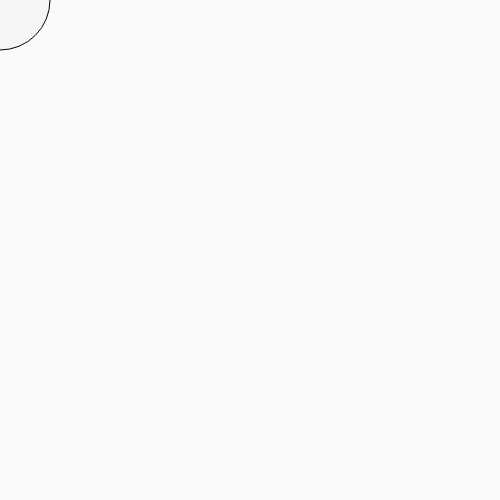
Frame 1 (no input)
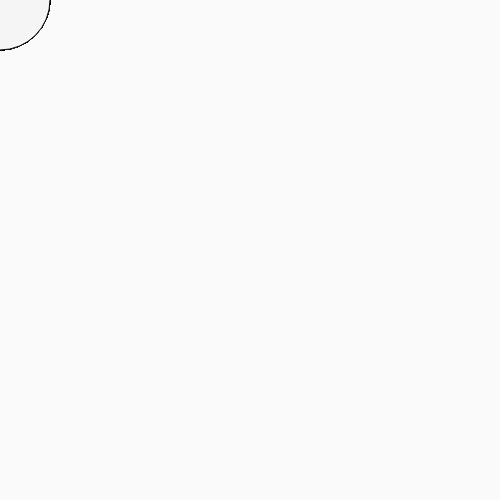
Frame 60 (no input)
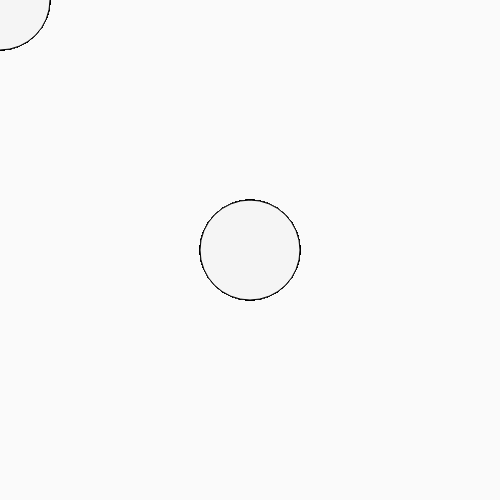
Frame 120 (the mouse pressed at the canvas centre since frame 60)

The p5.js sketch that drew these frames (run headless with seeded random() and noise() and a simulated clock; from frame 60 on, the mouse is pressed at the canvas centre):

// p5.js sketch
// ── sketch.js
function setup() {
  createCanvas(500,500);
  background(250);
}

function draw() {

  rectMode(RADIUS);
  fill(245);
  strokeWeight(1);
  stroke(0,0,0);
  rect(mouseX,mouseY,50,50,50,50);

}
